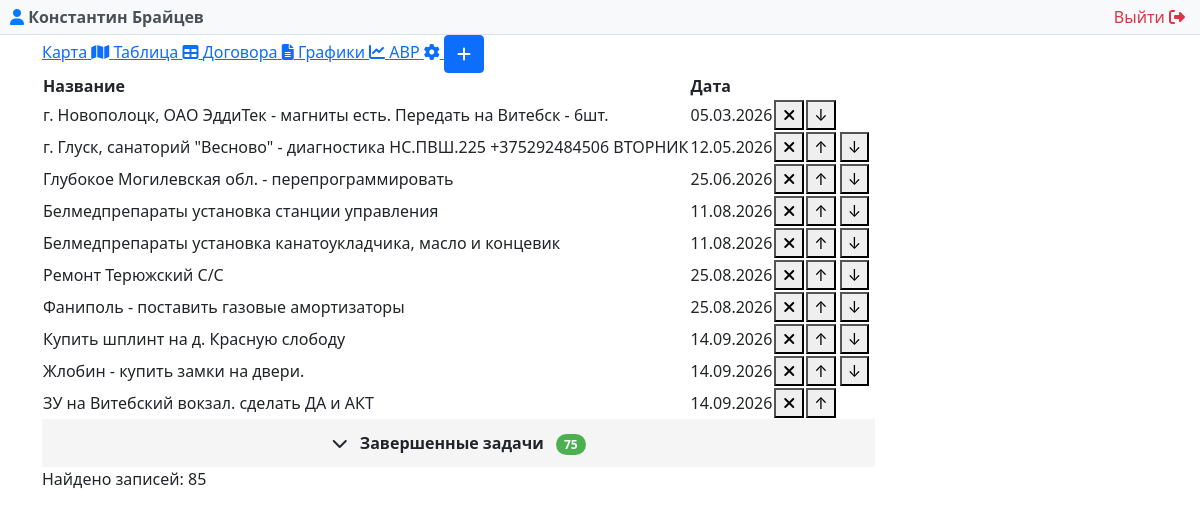
Screenshot of /modules/problem/problem.php (signed in) with the database file from the repository.
### tables this page shows
CREATE TABLE "LIFTEH_problem" ("id" integer NOT NULL PRIMARY KEY AUTOINCREMENT, "name" varchar(255) NOT NULL, "created_date" DATETIME DEFAULT CURRENT_TIMESTAMP, "is_completed" bool NOT NULL, "user_id" integer NOT NULL REFERENCES "auth_user" ("id") DEFERRABLE INITIALLY DEFERRED, priority INTEGER);

### modules/auth/auth.php (called while the page is built, shortened)
<?php
function getCurrentUser() {
    try {
        $pdo = new PDO("sqlite:" . DB_PATH);
        $pdo->setAttribute(PDO::ATTR_ERRMODE, PDO::ERRMODE_EXCEPTION);
        $stmt = $pdo->prepare("SELECT id, username, email, first_name, last_name, is_superuser, is_staff, is_active, dogovor FROM auth_user WHERE id = ?");
        $stmt->execute([$_SESSION['user_id']]);
        return $stmt->fetch(PDO::FETCH_ASSOC);
    } catch (PDOException $e) {
        error_log("Ошибка получения пользователя: " . $e->getMessage());
        return null;
    }
}
?>

### modules/problem/problem.php (the view, shortened to what this page needs)
<?php
require_once __DIR__ . '/../../modules/auth/auth.php';
$currentUser = getCurrentUser();
$isSuperAdmin = ($currentUser['is_superuser'] ?? 0) == 1;
try {
    $db = new PDO('sqlite:' . DB_PATH);
    $db->setAttribute(PDO::ATTR_ERRMODE, PDO::ERRMODE_EXCEPTION);
} catch(PDOException $e) {
    die("Ошибка подключения к БД: " . $e->getMessage());
}
$db->exec("CREATE TABLE IF NOT EXISTS LIFTEH_problem (
    id INTEGER PRIMARY KEY AUTOINCREMENT,
    name TEXT NOT NULL,
    created_date DATETIME DEFAULT CURRENT_TIMESTAMP,
    is_completed INTEGER DEFAULT 0,
    user_id INTEGER,
    priority INTEGER DEFAULT 0
)");
$stmt = $db->query("SELECT * FROM LIFTEH_problem WHERE is_completed != 2 ORDER BY is_completed, priority ASC");
$problems = $stmt->fetchAll(PDO::FETCH_ASSOC);
?>
<!DOCTYPE html>
<html lang="ru">
<?php $pageTitle = 'Управление проблемами'; include __DIR__ . '/../../includes/header.php'; ?>
<body>
<?php include __DIR__ . '/../../modules/admin/user_panel.php'; ?>
    <div class="container">
        <div class="controls">
            <div class="button-group">
                <a href="/map.php" class="map-button">
                    <span class="button-text">Карта</span>
                    <i class="fas fa-map"></i>
                </a>
                <a href="/index.php" class="map-button">
                    <span class="button-text">Таблица</span>
                    <i class="fas fa-table"></i>
                </a>
                <?php if ($isSuperAdmin): ?>
                    <a href="/dogovor.php" class="map-button">
                        <span class="button-text">Договора</span>
                        <i class="fas fa-file-alt"></i>
                    </a>
                    <a href="/charts.php" class="map-button">
                        <span class="button-text">Графики</span>
                        <i class="fas fa-chart-line"></i>
                    </a>
                    <a href="avr.php" class="map-button">
                        <span class="button-text">АВР</span>
                        <i class="fa-solid fa-gear"></i>
                    </a>
                <?php endif; ?>
                <button class="btn btn-primary" onclick="openAddModal()">
                    <i class="fas fa-plus"></i>
                </button>
            </div>
        </div>
        <table id="problemTable">
            <thead>
                <tr>
                    <th>Название</th>
                    <th>Дата</th>
                    <th></th>
                    <th></th>
                    <th></th>
                </tr>
            </thead>
            <tbody>
                <?php
                $activeProblems = [];
                $completedProblems = [];
                foreach ($problems as $problem) {
                    if ($problem['is_completed'] == 1) {
                        $completedProblems[] = $problem;
                    } else {
                        $activeProblems[] = $problem;
                    }
                }
                ?>
                <?php foreach ($activeProblems as $problem): ?>
                <tr class="problem-row active-row" data-status="active" data-id="<?= $problem['id'] ?>">
                    <td class="<?php if ($problem['is_completed'] == 2) echo 'deleted'; ?>"
                        id="row-<?= $problem['id'] ?>"
                        onclick="openEditModal(<?= $problem['id'] ?>)"
                        style="text-align: left;">
                        <?= htmlspecialchars($problem['name']) ?>
                    </td>
                    <td><?= date('d.m.Y', strtotime($problem['created_date'])) ?></td>
                    <td style="text-align: right;">
                        <form method="POST" style="display: inline;" onsubmit="return toggleComplete(event, this)">
                            <button type="submit" class="status-badge <?= $problem['is_completed'] ? 'status-completed' : 'status-active' ?>" style="width: 30px;">
                                <?= $problem['is_completed'] ? '<i class="fas fa-check"></i>' : '<i class="fas fa-times"></i>' ?>
                            </button>
                        </form>
                    </td>
                    <td style="width: 70px;">
                        <div class="priority-buttons">
                            <?php
                            $minMax = $db->query("SELECT MIN(priority) as min_priority, MAX(priority) as max_priority
                                                    FROM LIFTEH_problem
                                                    WHERE is_completed = 0")->fetch(PDO::FETCH_ASSOC);
                            $minPriority = $minMax['min_priority'];
                            $maxPriority = $minMax['max_priority'];
                            ?>
                            <?php if ($problem['is_completed'] == 0): ?>
                                <?php if ($problem['priority'] > $minPriority): ?>
                                    <form method="POST" style="display: inline;" onsubmit="return movePriority(event, this)">
                                        <button type="submit" class="priority-btn" title="Повысить приоритет">↑</button>
                                    </form>
                                <?php endif; ?>
                                <?php if ($problem['priority'] < $maxPriority): ?>
                                    <form method="POST" style="display: inline;" onsubmit="return movePriority(event, this)">
                                        <button type="submit" class="priority-btn" title="Понизить приоритет">↓</button>
                                    </form>
                                <?php endif; ?>
                            <?php else: ?>
                                <span class="priority-disabled"></span>
                            <?php endif; ?>
                        </div>
                    </td>
                </tr>
                <?php endforeach; ?>
                <?php if (count($completedProblems) > 0): ?>
                <tr class="accordion-row" id="accordionRow">
                    <td colspan="4" style="background-color: #f5f5f5; cursor: pointer; padding: 12px; text-align: center; font-weight: bold;" onclick="toggleCompletedTasks()">
                        <span id="accordionIcon">
                            <i class="fas fa-chevron-down"></i>
                        </span>
                        Завершенные задачи
                        <span style="background-color: #4CAF50; color: white; padding: 2px 8px; border-radius: 12px; font-size: 12px; margin-left: 8px;">
                            <?= count($completedProblems) ?>
                        </span>
                    </td>
                </tr>
                <?php endif; ?>
            </tbody>
        </table>
        <div class="count">Найдено записей: <?= count($problems); ?></div>
    </div>
</body>
</html>

### modules/admin/user_panel.php (shortened to what this page needs)
<div class="user-panel">
    <div class="user-info">
        <span class="user-name">
            <i class="fas fa-user"></i>
            <?php echo htmlspecialchars($currentUser['first_name'] ?? ''); ?>
            <?php echo htmlspecialchars($currentUser['last_name'] ?? ''); ?>
        </span>
        <a href="/modules/auth/logout.php" class="logout-btn">
          Выйти <i class="fas fa-sign-out-alt"></i>
        </a>
    </div>
</div>

### modules/problem/problem.php (style rules this page uses)
.accordion-row td { background-color: #f8f9fa; cursor: pointer; transition: background-color 0.3s ease; user-select: none; }
.accordion-row td i { transition: transform 0.3s ease; margin-right: 8px; }

### modules/admin/user_panel.php (style rules this page uses)
.user-panel { background-color: #f8f9fa; padding: 5px 10px; border-bottom: 1px solid #dee2e6; margin-bottom: 0px; }
.user-info { max-width: 1200px; margin: 0 auto; display: flex; justify-content: space-between; align-items: center; }
.user-name { font-weight: bold; color: #495057; }
.user-name i { color: #007bff; }
.logout-btn { color: #dc3545; text-decoration: none; border-radius: 4px; transition: background-color 0.3s; }
.logout-btn i { margin-right: 5px; }

### rows the page displays
lifteh_problem: name "г. Новополоцк, ОАО ЭддиТек - магниты есть. Передать на Витебск - 6шт.", created_date "05.03.2026", is_completed False (drawn)
lifteh_problem: name "г. Глуск, санаторий \"Весново\" - диагностика НС.ПВШ.225 +375292484506 ВТОРНИК", created_date "12.05.2026", is_completed False (drawn)
lifteh_problem: name "Глубокое Могилевская обл. - перепрограммировать", created_date "25.06.2026", is_completed False (drawn)
lifteh_problem: name "Белмедпрепараты установка станции управления", created_date "11.08.2026", is_completed False (drawn)
lifteh_problem: name "Белмедпрепараты установка канатоукладчика, масло и концевик", created_date "11.08.2026", is_completed False (drawn)
lifteh_problem: name "Ремонт Терюжский С/С", created_date "25.08.2026", is_completed False (drawn)
lifteh_problem: name "Фаниполь - поставить газовые амортизаторы", created_date "25.08.2026", is_completed False (drawn)
lifteh_problem: name "Купить шплинт на д. Красную слободу", created_date "14.09.2026", is_completed False (drawn)
lifteh_problem: name "Жлобин - купить замки на двери.", created_date "14.09.2026", is_completed False (drawn)
lifteh_problem: name "ЗУ на Витебский вокзал. сделать ДА и АКТ", created_date "14.09.2026", is_completed False (drawn)

### other values shown
$currentUser['first_name'] "Константин"
$currentUser['last_name'] "Брайцев"
count($completedProblems) "75"
count($problems) "85"
